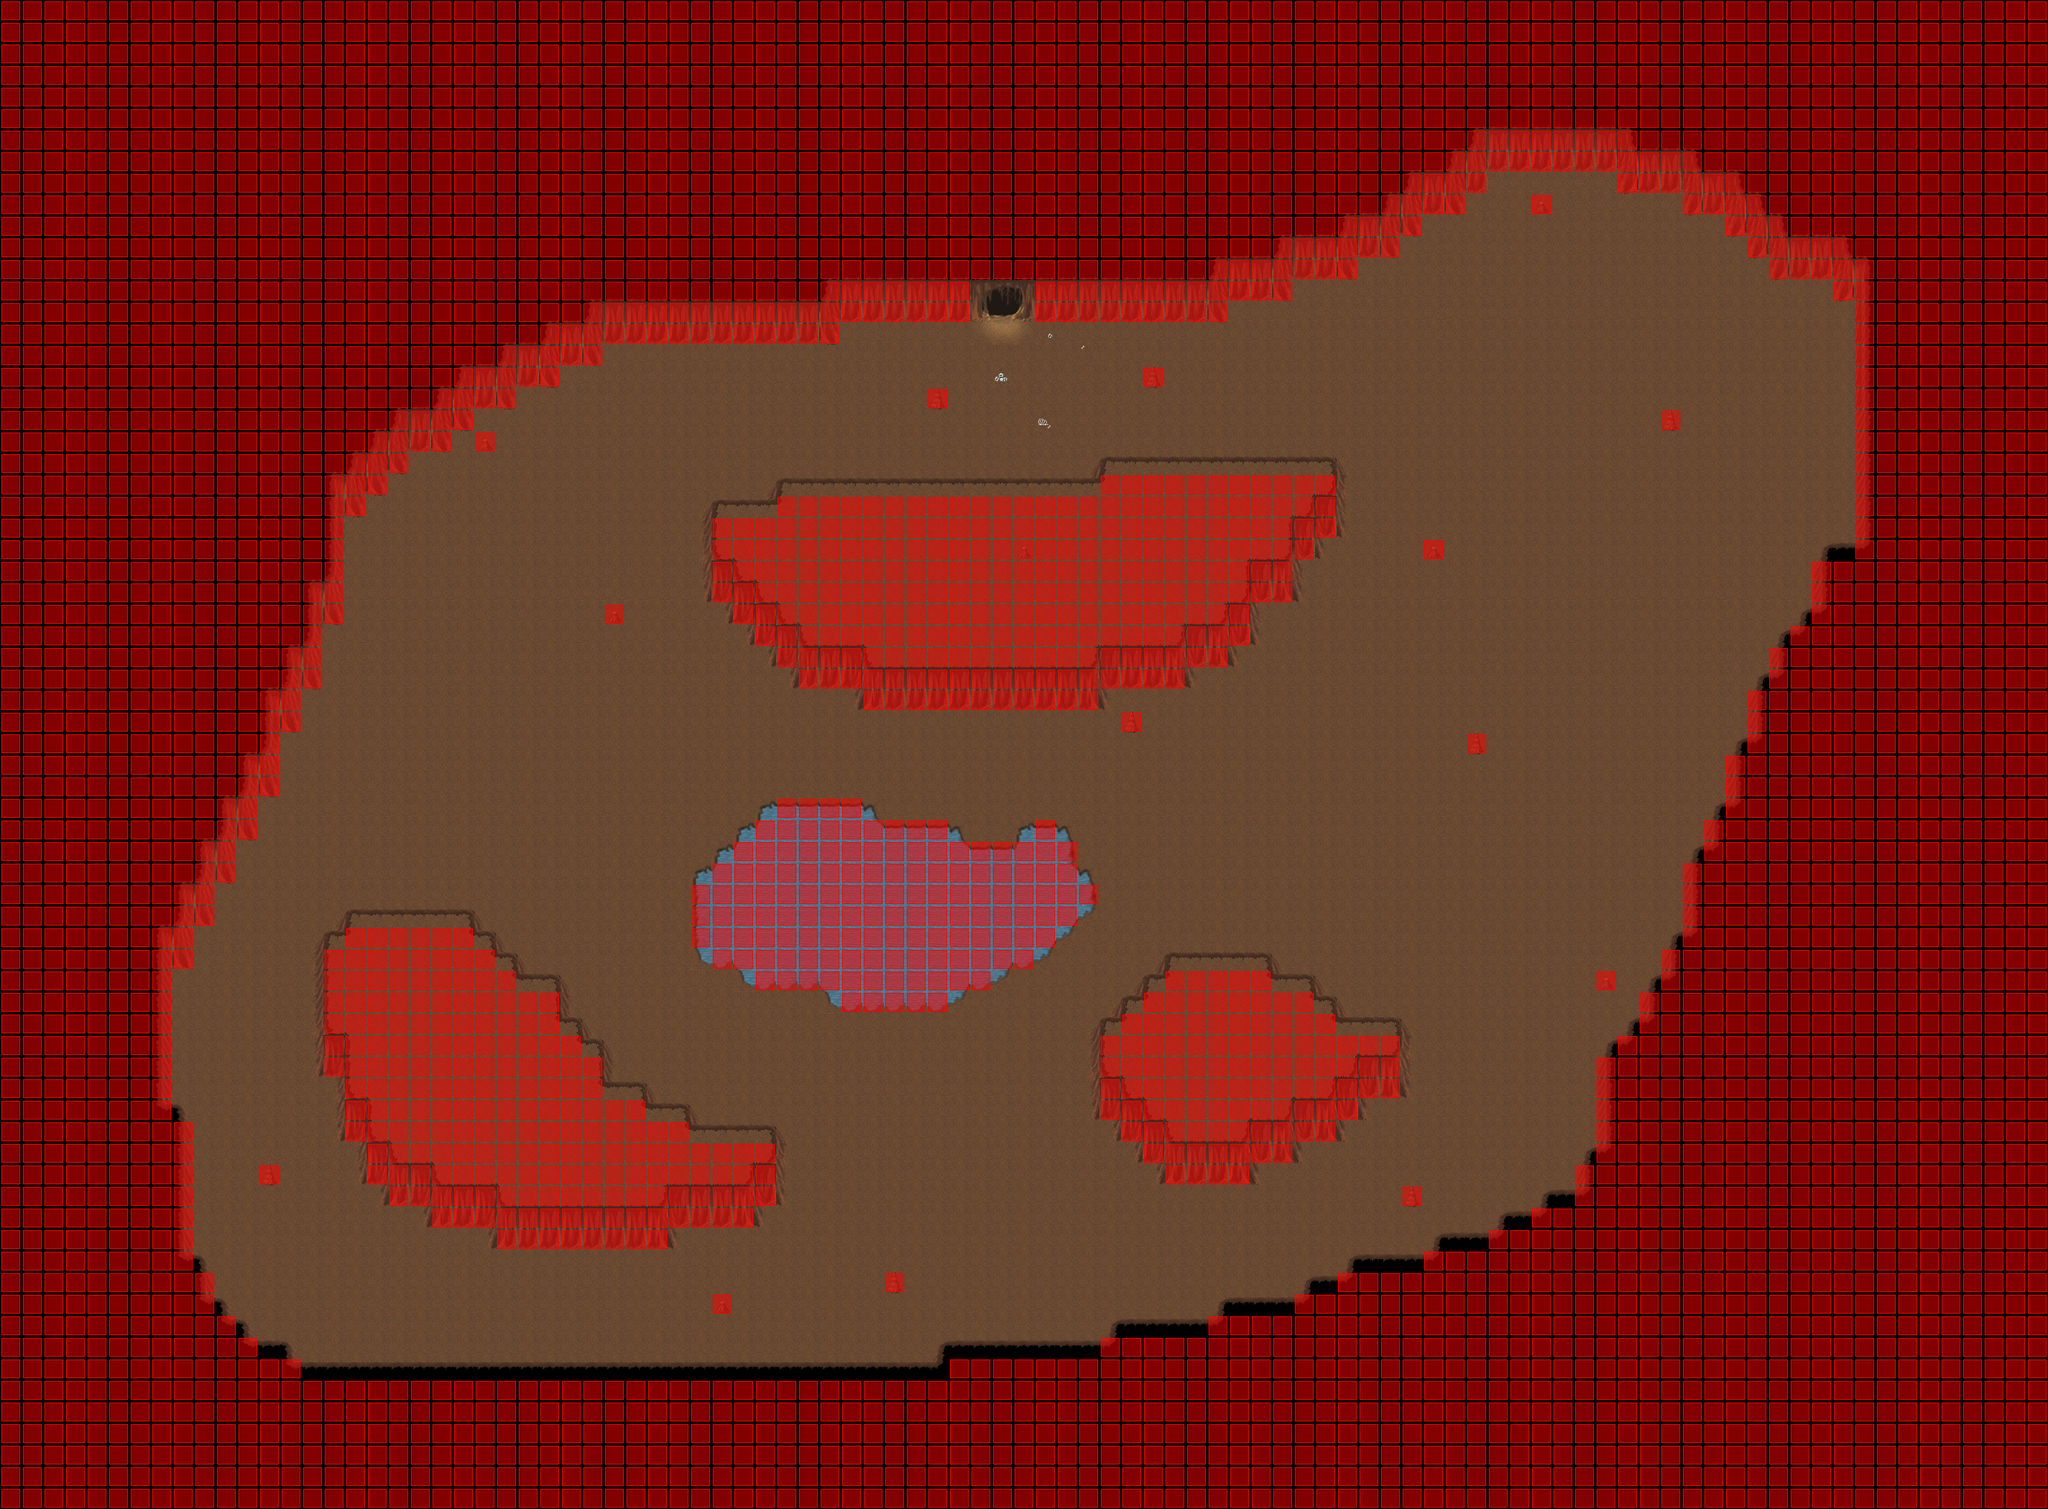

This is a level from a 2D game, rendered from its Tiled map with the project's own tilesets. A one-line summary and the map file follow, with tile-layer data summarised:
An orthogonal 95x70 tile map with 32x32 px tiles, 4 tile layers (Ground, Background, Foreground, Collision), 4 tilesets and 2 objects (2x Warp).

<map version="1.0" orientation="orthogonal" width="95" height="70" tilewidth="32" tileheight="32">
 <tileset firstgid="1" name="Cave" tilewidth="32" tileheight="32">
  <image source="cave_bilevel.png" width="512" height="512" />
 </tileset>
 <tileset firstgid="257" name="Cave2" tilewidth="32" tileheight="32">
  <image source="cave.png" width="512" height="256" />
 </tileset>
 <tileset firstgid="385" name="Collision" tilewidth="32" tileheight="32">
  <image source="collision.png" width="64" height="32" />
 </tileset>
 <tileset firstgid="387" name="Cave3" tilewidth="32" tileheight="32">
  <image source="set_cave.png" width="256" height="256" />
 </tileset>
 <layer name="Ground" width="95" height="70">
  <data>[6650 cells, 6650 non-empty, 26 distinct tile ids]</data>
 </layer>
 <layer name="Background" width="95" height="70">
  <data>[6650 cells, 602 non-empty, 74 distinct tile ids]</data>
 </layer>
 <layer name="Foreground" width="95" height="70">
  <data>[6650 cells, 237 non-empty, 24 distinct tile ids]</data>
 </layer>
 <layer name="Collision" width="95" height="70">
  <properties>
   <property name="Type" value="Wall" />
  </properties>
  <data>[6650 cells, 4097 non-empty, 1 distinct tile ids]</data>
 </layer>
 <objectgroup name="Attributes" width="95" height="70">
  <object name="Warp To Forest" type="Warp" x="1446" y="416" width="32" height="32">
   <properties>
    <property name="Map" value="trog2.tmx" />
    <property name="X" value="10" />
    <property name="Y" value="4" />
   </properties>
  </object>
  <object name="Warp To Forest" type="Warp" x="1492" y="416" width="32" height="32">
   <properties>
    <property name="Map" value="trog2.tmx" />
    <property name="X" value="10" />
    <property name="Y" value="4" />
   </properties>
  </object>
 </objectgroup>
</map>
